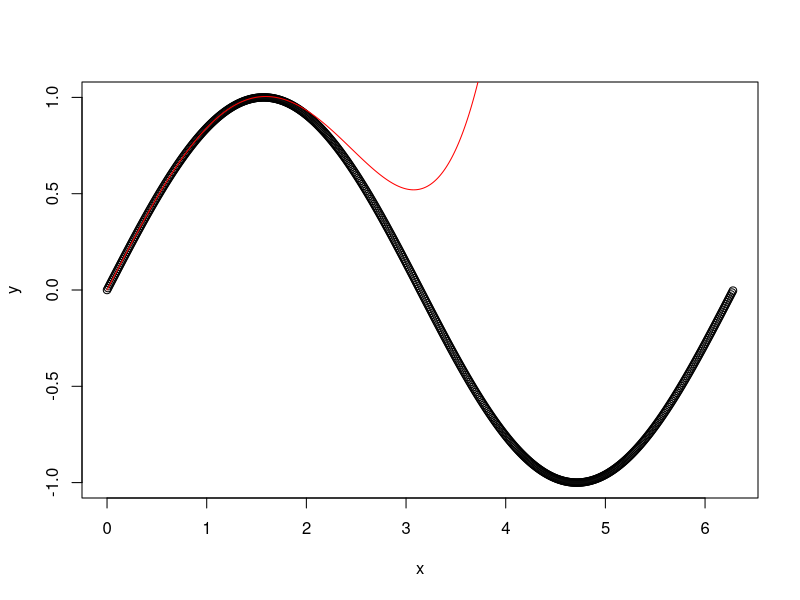

Reproduce this figure in R.
# Autor: Elmar de Oliveira Uhl
# polinomio de Taylor do sin(x)
x <- seq(0, 2*pi, 0.01)
y <- sin(x)

plot(x,y)

y2 <- x - (x^3)/6 + (x^5)/120 #- (x^7)/5040 + (x^9)/362880 - (x^11)/39916800 + (x^13)/6227020800 - (x^15)/1307674368000 + (x^17)/355687428096000

lines(x,y2,col="red")


